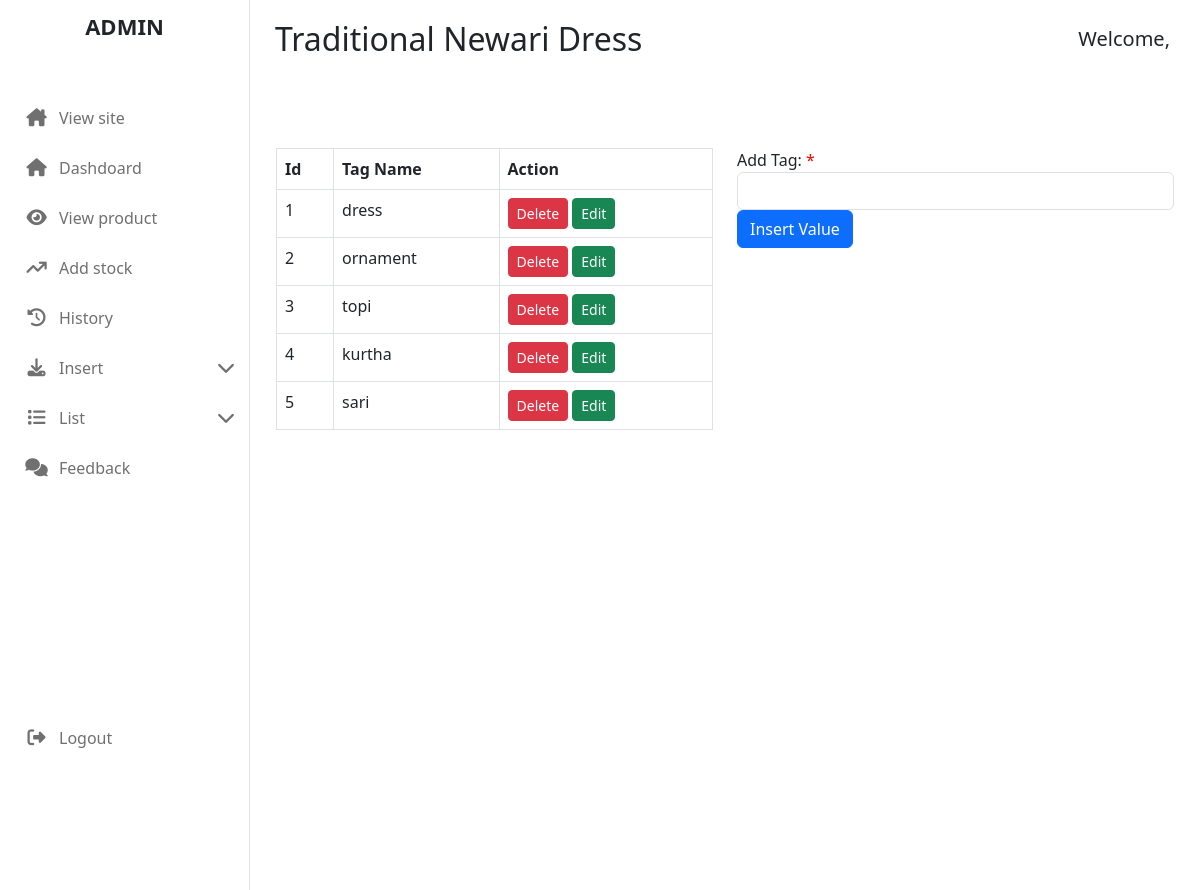
/admin_area/index.php?insert_tags (signed in), run on the app's committed database.
### tables this page shows
CREATE TABLE `tags` (
  `id` int(11) NOT NULL,
  `tag_name` varchar(100) DEFAULT NULL
);

### admin_area/insert_tags.php (the view, shortened to what this page needs)
<?php
include ('../include/connect_database.php');
?>
<div class="row pt-5">
    <div class="col-6">
        <div>
            <table class="table table-bordered">
                <thead>
                    <th>Id</th>
                    <th>Tag Name</th>
                    <th>Action</th>
                </thead>
                <tbody>
                    <?php
                    $select = "SELECT * FROM  `tags`";
                    $result = mysqli_query($conn, $select);
                    while ($data = mysqli_fetch_array($result)) { ?>
                        <tr>
                            <td><?= $data["id"] ?></td>
                            <td><?= $data["tag_name"] ?></td>
                            <td>
                                <form action="" method="post">
                                    <button type="submit" name="delete_tag" class="btn btn-danger btn-sm"
                                        onclick="return confirm('Are you sure you want to delete this tag?')">Delete</button>
                                    <a href="index.php?edit_tags=<?php echo $data["id"] ?>"
                                        class="btn btn-success btn-sm">Edit</a>
                                </form>
                            </td>
                        </tr>
                    <?php } ?>
                </tbody>
            </table>
        </div>
    </div>
    <div class="col-6">
        <div>
            <form action="" method="post">
                <div class="form-group">
                    <label for="tag">Add Tag: <span class="required">*</span></label>
                    <input type="text" name="tag" class="form-control">
                </div>
                <input type="submit" value="Insert Value" class="btn btn-primary" name="insert_tag">
            </form>
        </div>
    </div>
</div>

### admin_area/style.css (style rules this page uses)
:root { --primary-color: #303233; --secondary-color: #F8F8F8; --third-color: #fcca03; --default-transition: all 0.3s linear; }
.form-group { position: relative; }
.required { color: red; }

### data on the page
tags: id "1", tag_name "dress"
tags: id "2", tag_name "ornament"
tags: id "3", tag_name "topi"
tags: id "4", tag_name "kurtha"
tags: id "5", tag_name "sari"
